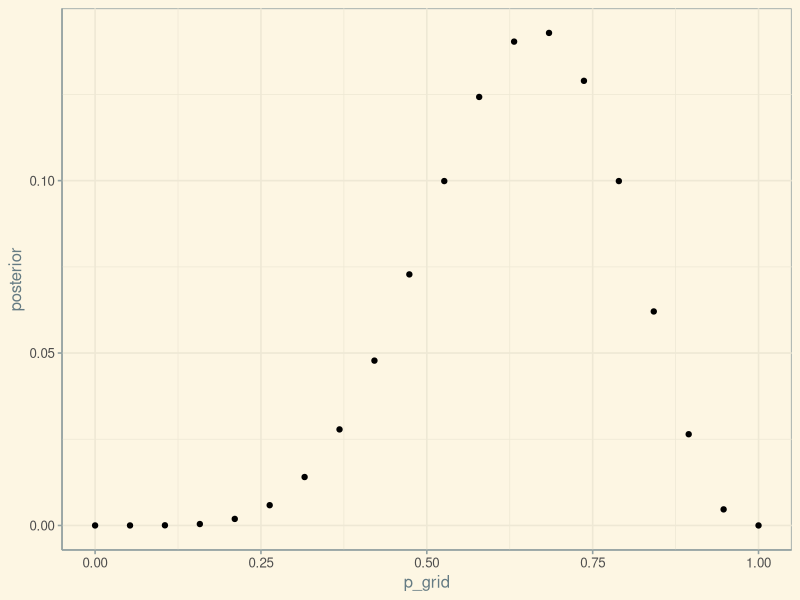

R code for this plot:
## ---- chunk 1
knitr::opts_chunk$set(echo = TRUE)
## ---- chunk 2
library(ggplot2)
library(ggthemes)
p_grid <- seq( from=0 , to=1 , length.out=20 )
# define prior
prior <- rep( 1 , 20 )
#prior <- ifelse( p_grid < 0.5 , 0 , 1 )
#prior <- exp( -5*abs( p_grid - 0.5 ) )

# compute likelihood at each value in grid
likelihood <- dbinom( 6 , size=9 , prob=p_grid )
# compute product of likelihood and prior
unstd.posterior <- likelihood * prior
# standardize the posterior, so it sums to 1
posterior <- unstd.posterior / sum(unstd.posterior)

df<- data.frame(p_grid , posterior)
p<-ggplot2::ggplot(df, aes(p_grid, posterior))+geom_point()
p<-p + theme_solarized() + scale_colour_solarized("blue")
print(p)
  p <- p +  theme(
      plot.background = element_blank()
     ,panel.grid.major = element_blank()
     ,panel.grid.minor = element_blank()
     ,panel.border = element_blank()
    ) 
  p <- p+ theme(axis.title.x=element_blank(),
          axis.text.x=element_blank(),
          axis.ticks.x=element_blank()) + 
      theme(axis.title.y=element_blank(),
          axis.text.y=element_blank(),
          axis.ticks.y=element_blank())
  p<- p + ggtitle("grid simulation of posterior")

